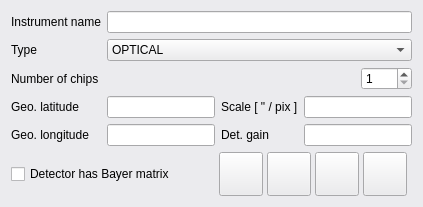
        <widget class="QFrame" name="inst1Frame">
         <property name="palette">
          <palette>
           <active>
            <colorrole role="WindowText">
             <brush brushstyle="SolidPattern">
              <color alpha="255">
               <red>0</red>
               <green>0</green>
               <blue>0</blue>
              </color>
             </brush>
            </colorrole>
            <colorrole role="Button">
             <brush brushstyle="SolidPattern">
              <color alpha="255">
               <red>235</red>
               <green>235</green>
               <blue>238</blue>
              </color>
             </brush>
            </colorrole>
            <colorrole role="Light">
             <brush brushstyle="SolidPattern">
              <color alpha="255">
               <red>255</red>
               <green>255</green>
               <blue>255</blue>
              </color>
             </brush>
            </colorrole>
            <colorrole role="Midlight">
             <brush brushstyle="SolidPattern">
              <color alpha="255">
               <red>245</red>
               <green>245</green>
               <blue>246</blue>
              </color>
             </brush>
            </colorrole>
            <colorrole role="Dark">
             <brush brushstyle="SolidPattern">
              <color alpha="255">
               <red>117</red>
               <green>117</green>
               <blue>119</blue>
              </color>
             </brush>
            </colorrole>
            <colorrole role="Mid">
             <brush brushstyle="SolidPattern">
              <color alpha="255">
               <red>157</red>
               <green>157</green>
               <blue>159</blue>
              </color>
             </brush>
            </colorrole>
            <colorrole role="Text">
             <brush brushstyle="SolidPattern">
              <color alpha="255">
               <red>0</red>
               <green>0</green>
               <blue>0</blue>
              </color>
             </brush>
            </colorrole>
            <colorrole role="BrightText">
             <brush brushstyle="SolidPattern">
              <color alpha="255">
               <red>255</red>
               <green>255</green>
               <blue>255</blue>
              </color>
             </brush>
            </colorrole>
            <colorrole role="ButtonText">
             <brush brushstyle="SolidPattern">
              <color alpha="255">
               <red>0</red>
               <green>0</green>
               <blue>0</blue>
              </color>
             </brush>
            </colorrole>
            <colorrole role="Base">
             <brush brushstyle="SolidPattern">
              <color alpha="255">
               <red>255</red>
               <green>255</green>
               <blue>255</blue>
              </color>
             </brush>
            </colorrole>
            <colorrole role="Window">
             <brush brushstyle="SolidPattern">
              <color alpha="255">
               <red>235</red>
               <green>235</green>
               <blue>238</blue>
              </color>
             </brush>
            </colorrole>
            <colorrole role="Shadow">
             <brush brushstyle="SolidPattern">
              <color alpha="255">
               <red>0</red>
               <green>0</green>
               <blue>0</blue>
              </color>
             </brush>
            </colorrole>
            <colorrole role="AlternateBase">
             <brush brushstyle="SolidPattern">
              <color alpha="255">
               <red>245</red>
               <green>245</green>
               <blue>246</blue>
              </color>
             </brush>
            </colorrole>
            <colorrole role="ToolTipBase">
             <brush brushstyle="SolidPattern">
              <color alpha="255">
               <red>255</red>
               <green>255</green>
               <blue>220</blue>
              </color>
             </brush>
            </colorrole>
            <colorrole role="ToolTipText">
             <brush brushstyle="SolidPattern">
              <color alpha="255">
               <red>0</red>
               <green>0</green>
               <blue>0</blue>
              </color>
             </brush>
            </colorrole>
           </active>
           <inactive>
            <colorrole role="WindowText">
             <brush brushstyle="SolidPattern">
              <color alpha="255">
               <red>0</red>
               <green>0</green>
               <blue>0</blue>
              </color>
             </brush>
            </colorrole>
            <colorrole role="Button">
             <brush brushstyle="SolidPattern">
              <color alpha="255">
               <red>235</red>
               <green>235</green>
               <blue>238</blue>
              </color>
             </brush>
            </colorrole>
            <colorrole role="Light">
             <brush brushstyle="SolidPattern">
              <color alpha="255">
               <red>255</red>
               <green>255</green>
               <blue>255</blue>
              </color>
             </brush>
            </colorrole>
            <colorrole role="Midlight">
             <brush brushstyle="SolidPattern">
              <color alpha="255">
               <red>245</red>
               <green>245</green>
               <blue>246</blue>
              </color>
             </brush>
            </colorrole>
            <colorrole role="Dark">
             <brush brushstyle="SolidPattern">
              <color alpha="255">
               <red>117</red>
               <green>117</green>
               <blue>119</blue>
              </color>
             </brush>
            </colorrole>
            <colorrole role="Mid">
             <brush brushstyle="SolidPattern">
              <color alpha="255">
               <red>157</red>
               <green>157</green>
               <blue>159</blue>
              </color>
             </brush>
            </colorrole>
            <colorrole role="Text">
             <brush brushstyle="SolidPattern">
              <color alpha="255">
               <red>0</red>
               <green>0</green>
               <blue>0</blue>
              </color>
             </brush>
            </colorrole>
            <colorrole role="BrightText">
             <brush brushstyle="SolidPattern">
              <color alpha="255">
               <red>255</red>
               <green>255</green>
               <blue>255</blue>
              </color>
             </brush>
            </colorrole>
            <colorrole role="ButtonText">
             <brush brushstyle="SolidPattern">
              <color alpha="255">
               <red>0</red>
               <green>0</green>
               <blue>0</blue>
              </color>
             </brush>
            </colorrole>
            <colorrole role="Base">
             <brush brushstyle="SolidPattern">
              <color alpha="255">
               <red>255</red>
               <green>255</green>
               <blue>255</blue>
              </color>
             </brush>
            </colorrole>
            <colorrole role="Window">
             <brush brushstyle="SolidPattern">
              <color alpha="255">
               <red>235</red>
               <green>235</green>
               <blue>238</blue>
              </color>
             </brush>
            </colorrole>
            <colorrole role="Shadow">
             <brush brushstyle="SolidPattern">
              <color alpha="255">
               <red>0</red>
               <green>0</green>
               <blue>0</blue>
              </color>
             </brush>
            </colorrole>
            <colorrole role="AlternateBase">
             <brush brushstyle="SolidPattern">
              <color alpha="255">
               <red>245</red>
               <green>245</green>
               <blue>246</blue>
              </color>
             </brush>
            </colorrole>
            <colorrole role="ToolTipBase">
             <brush brushstyle="SolidPattern">
              <color alpha="255">
               <red>255</red>
               <green>255</green>
               <blue>220</blue>
              </color>
             </brush>
            </colorrole>
            <colorrole role="ToolTipText">
             <brush brushstyle="SolidPattern">
              <color alpha="255">
               <red>0</red>
               <green>0</green>
               <blue>0</blue>
              </color>
             </brush>
            </colorrole>
           </inactive>
           <disabled>
            <colorrole role="WindowText">
             <brush brushstyle="SolidPattern">
              <color alpha="255">
               <red>117</red>
               <green>117</green>
               <blue>119</blue>
              </color>
             </brush>
            </colorrole>
            <colorrole role="Button">
             <brush brushstyle="SolidPattern">
              <color alpha="255">
               <red>235</red>
               <green>235</green>
               <blue>238</blue>
              </color>
             </brush>
            </colorrole>
            <colorrole role="Light">
             <brush brushstyle="SolidPattern">
              <color alpha="255">
               <red>255</red>
               <green>255</green>
               <blue>255</blue>
              </color>
             </brush>
            </colorrole>
            <colorrole role="Midlight">
             <brush brushstyle="SolidPattern">
              <color alpha="255">
               <red>245</red>
               <green>245</green>
               <blue>246</blue>
              </color>
             </brush>
            </colorrole>
            <colorrole role="Dark">
             <brush brushstyle="SolidPattern">
              <color alpha="255">
               <red>117</red>
               <green>117</green>
               <blue>119</blue>
              </color>
             </brush>
            </colorrole>
            <colorrole role="Mid">
             <brush brushstyle="SolidPattern">
              <color alpha="255">
               <red>157</red>
               <green>157</green>
               <blue>159</blue>
              </color>
             </brush>
            </colorrole>
            <colorrole role="Text">
             <brush brushstyle="SolidPattern">
              <color alpha="255">
               <red>117</red>
               <green>117</green>
               <blue>119</blue>
              </color>
             </brush>
            </colorrole>
            <colorrole role="BrightText">
             <brush brushstyle="SolidPattern">
              <color alpha="255">
               <red>255</red>
               <green>255</green>
               <blue>255</blue>
              </color>
             </brush>
            </colorrole>
            <colorrole role="ButtonText">
             <brush brushstyle="SolidPattern">
              <color alpha="255">
               <red>117</red>
               <green>117</green>
               <blue>119</blue>
              </color>
             </brush>
            </colorrole>
            <colorrole role="Base">
             <brush brushstyle="SolidPattern">
              <color alpha="255">
               <red>235</red>
               <green>235</green>
               <blue>238</blue>
              </color>
             </brush>
            </colorrole>
            <colorrole role="Window">
             <brush brushstyle="SolidPattern">
              <color alpha="255">
               <red>235</red>
               <green>235</green>
               <blue>238</blue>
              </color>
             </brush>
            </colorrole>
            <colorrole role="Shadow">
             <brush brushstyle="SolidPattern">
              <color alpha="255">
               <red>0</red>
               <green>0</green>
               <blue>0</blue>
              </color>
             </brush>
            </colorrole>
            <colorrole role="AlternateBase">
             <brush brushstyle="SolidPattern">
              <color alpha="255">
               <red>235</red>
               <green>235</green>
               <blue>238</blue>
              </color>
             </brush>
            </colorrole>
            <colorrole role="ToolTipBase">
             <brush brushstyle="SolidPattern">
              <color alpha="255">
               <red>255</red>
               <green>255</green>
               <blue>220</blue>
              </color>
             </brush>
            </colorrole>
            <colorrole role="ToolTipText">
             <brush brushstyle="SolidPattern">
              <color alpha="255">
               <red>0</red>
               <green>0</green>
               <blue>0</blue>
              </color>
             </brush>
            </colorrole>
           </disabled>
          </palette>
         </property>
         <property name="autoFillBackground">
          <bool>true</bool>
         </property>
         <property name="frameShape">
          <enum>QFrame::NoFrame</enum>
         </property>
         <property name="lineWidth">
          <number>0</number>
         </property>
         <layout class="QGridLayout" name="gridLayout_4">
          <item row="0" column="0">
           <widget class="QLabel" name="label">
            <property name="sizePolicy">
             <sizepolicy hsizetype="MinimumExpanding" vsizetype="Preferred">
              <horstretch>0</horstretch>
              <verstretch>0</verstretch>
             </sizepolicy>
            </property>
            <property name="text">
             <string>Instrument name</string>
            </property>
           </widget>
          </item>
          <item row="1" column="0">
           <widget class="QLabel" name="label_5">
            <property name="text">
             <string>Type</string>
            </property>
           </widget>
          </item>
          <item row="1" column="1" colspan="4">
           <widget class="QComboBox" name="instrumentTypeComboBox">
            <property name="focusPolicy">
             <enum>Qt::NoFocus</enum>
            </property>
            <property name="toolTip">
             <string>The type determines which elements in the interface will be shown or hidden.</string>
            </property>
            <property name="statusTip">
             <string>Operative wavelength range. THELI will hide and show unrelevant and relevant parts, respectively.</string>
            </property>
            <item>
             <property name="text">
              <string>OPTICAL</string>
             </property>
            </item>
            <item>
             <property name="text">
              <string>Near-IR (1-2.5 micron)</string>
             </property>
            </item>
            <item>
             <property name="text">
              <string>Near/mid-IR (1-5 micron)</string>
             </property>
            </item>
            <item>
             <property name="text">
              <string>Mid-IR (&gt;5 micron)</string>
             </property>
            </item>
           </widget>
          </item>
          <item row="2" column="0">
           <widget class="QLabel" name="label_2">
            <property name="text">
             <string>Number of chips</string>
            </property>
           </widget>
          </item>
          <item row="2" column="1" colspan="3">
           <spacer name="horizontalSpacer_7">
            <property name="orientation">
             <enum>Qt::Horizontal</enum>
            </property>
            <property name="sizeHint" stdset="0">
             <size>
              <width>186</width>
              <height>20</height>
             </size>
            </property>
           </spacer>
          </item>
          <item row="2" column="4">
           <widget class="QSpinBox" name="numchipSpinBox">
            <property name="focusPolicy">
             <enum>Qt::NoFocus</enum>
            </property>
            <property name="statusTip">
             <string>The number of detectors used in this instrument.</string>
            </property>
            <property name="minimum">
             <number>1</number>
            </property>
            <property name="maximum">
             <number>999</number>
            </property>
           </widget>
          </item>
          <item row="3" column="0">
           <widget class="QLabel" name="label_3">
            <property name="text">
             <string>Geo. latitude</string>
            </property>
           </widget>
          </item>
          <item row="3" column="1">
           <widget class="QLineEdit" name="latitudeLineEdit">
            <property name="toolTip">
             <string/>
            </property>
            <property name="statusTip">
             <string>Geographic latitude of the observatory</string>
            </property>
            <property name="alignment">
             <set>Qt::AlignRight|Qt::AlignTrailing|Qt::AlignVCenter</set>
            </property>
           </widget>
          </item>
          <item row="3" column="2">
           <widget class="QLabel" name="label_4">
            <property name="text">
             <string>Scale [ &quot; / pix ]</string>
            </property>
           </widget>
          </item>
          <item row="3" column="3" colspan="2">
           <widget class="QLineEdit" name="plateScaleLineEdit">
            <property name="statusTip">
             <string>The plate scale in arcsecond per pixel</string>
            </property>
            <property name="alignment">
             <set>Qt::AlignRight|Qt::AlignTrailing|Qt::AlignVCenter</set>
            </property>
           </widget>
          </item>
          <item row="4" column="0">
           <widget class="QLabel" name="label_14">
            <property name="text">
             <string>Geo. longitude</string>
            </property>
           </widget>
          </item>
          <item row="4" column="1">
           <widget class="QLineEdit" name="longitudeLineEdit">
            <property name="statusTip">
             <string>Geographic longitude of the observatory. West counts negative.</string>
            </property>
            <property name="alignment">
             <set>Qt::AlignRight|Qt::AlignTrailing|Qt::AlignVCenter</set>
            </property>
           </widget>
          </item>
          <item row="4" column="2">
           <widget class="QLabel" name="label_15">
            <property name="text">
             <string>Det. gain</string>
            </property>
           </widget>
          </item>
          <item row="4" column="3" colspan="2">
           <widget class="QLineEdit" name="gainLineEdit">
            <property name="toolTip">
             <string>In case of a multi-chip camera, provide the LOWEST gain of the array.</string>
            </property>
            <property name="statusTip">
             <string>In case of a multi-chip camera, provide the LOWEST gain of the array.</string>
            </property>
            <property name="alignment">
             <set>Qt::AlignRight|Qt::AlignTrailing|Qt::AlignVCenter</set>
            </property>
           </widget>
          </item>
          <item row="5" column="0" colspan="5">
           <layout class="QHBoxLayout" name="horizontalLayout_4">
            <item>
             <widget class="QCheckBox" name="bayerCheckBox">
              <property name="focusPolicy">
               <enum>Qt::NoFocus</enum>
              </property>
              <property name="statusTip">
               <string>A colored pixel mask commonly found in digital cameras and some amateur CCD cameras.</string>
              </property>
              <property name="text">
               <string>Detector has Bayer matrix</string>
              </property>
             </widget>
            </item>
            <item>
             <widget class="QFrame" name="buttonFrame">
              <property name="frameShape">
               <enum>QFrame::NoFrame</enum>
              </property>
              <property name="frameShadow">
               <enum>QFrame::Raised</enum>
              </property>
              <property name="lineWidth">
               <number>0</number>
              </property>
              <layout class="QGridLayout" name="gridLayout_2">
               <property name="leftMargin">
                <number>0</number>
               </property>
               <property name="topMargin">
                <number>0</number>
               </property>
               <property name="rightMargin">
                <number>0</number>
               </property>
               <property name="bottomMargin">
                <number>0</number>
               </property>
               <property name="spacing">
                <number>0</number>
               </property>
               <item row="0" column="0">
                <widget class="QToolButton" name="bayerRGGBToolButton">
                 <property name="minimumSize">
                  <size>
                   <width>44</width>
                   <height>44</height>
                  </size>
                 </property>
                 <property name="maximumSize">
                  <size>
                   <width>44</width>
                   <height>44</height>
                  </size>
                 </property>
                 <property name="focusPolicy">
                  <enum>Qt::NoFocus</enum>
                 </property>
                 <property name="text">
                  <string/>
                 </property>
                 <property name="iconSize">
                  <size>
                   <width>40</width>
                   <height>40</height>
                  </size>
                 </property>
                 <property name="checkable">
                  <bool>true</bool>
                 </property>
                 <property name="autoExclusive">
                  <bool>true</bool>
                 </property>
                </widget>
               </item>
               <item row="0" column="1">
                <widget class="QToolButton" name="bayerGBRGToolButton">
                 <property name="minimumSize">
                  <size>
                   <width>44</width>
                   <height>44</height>
                  </size>
                 </property>
                 <property name="maximumSize">
                  <size>
                   <width>44</width>
                   <height>44</height>
                  </size>
                 </property>
                 <property name="focusPolicy">
                  <enum>Qt::NoFocus</enum>
                 </property>
                 <property name="text">
                  <string/>
                 </property>
                 <property name="iconSize">
                  <size>
                   <width>40</width>
                   <height>40</height>
                  </size>
                 </property>
                 <property name="checkable">
                  <bool>true</bool>
                 </property>
                 <property name="autoExclusive">
                  <bool>true</bool>
                 </property>
                </widget>
               </item>
               <item row="0" column="2">
                <widget class="QToolButton" name="bayerGRBGToolButton">
                 <property name="minimumSize">
                  <size>
                   <width>44</width>
                   <height>44</height>
                  </size>
                 </property>
                 <property name="maximumSize">
                  <size>
                   <width>44</width>
                   <height>44</height>
                  </size>
                 </property>
                 <property name="focusPolicy">
                  <enum>Qt::NoFocus</enum>
                 </property>
                 <property name="text">
                  <string/>
                 </property>
                 <property name="iconSize">
                  <size>
                   <width>40</width>
                   <height>40</height>
                  </size>
                 </property>
                 <property name="checkable">
                  <bool>true</bool>
                 </property>
                 <property name="autoExclusive">
                  <bool>true</bool>
                 </property>
                </widget>
               </item>
               <item row="0" column="3">
                <widget class="QToolButton" name="bayerBGGRToolButton">
                 <property name="minimumSize">
                  <size>
                   <width>44</width>
                   <height>44</height>
                  </size>
                 </property>
                 <property name="maximumSize">
                  <size>
                   <width>44</width>
                   <height>44</height>
                  </size>
                 </property>
                 <property name="focusPolicy">
                  <enum>Qt::NoFocus</enum>
                 </property>
                 <property name="text">
                  <string/>
                 </property>
                 <property name="iconSize">
                  <size>
                   <width>40</width>
                   <height>40</height>
                  </size>
                 </property>
                 <property name="checkable">
                  <bool>true</bool>
                 </property>
                 <property name="autoExclusive">
                  <bool>true</bool>
                 </property>
                </widget>
               </item>
              </layout>
             </widget>
            </item>
           </layout>
          </item>
          <item row="0" column="1" colspan="4">
           <widget class="QLineEdit" name="instrumentNameLineEdit">
            <property name="statusTip">
             <string>Suggested name structure: INSTRUMENT@TELESCOPE</string>
            </property>
            <property name="alignment">
             <set>Qt::AlignRight|Qt::AlignTrailing|Qt::AlignVCenter</set>
            </property>
           </widget>
          </item>
         </layout>
        </widget>
